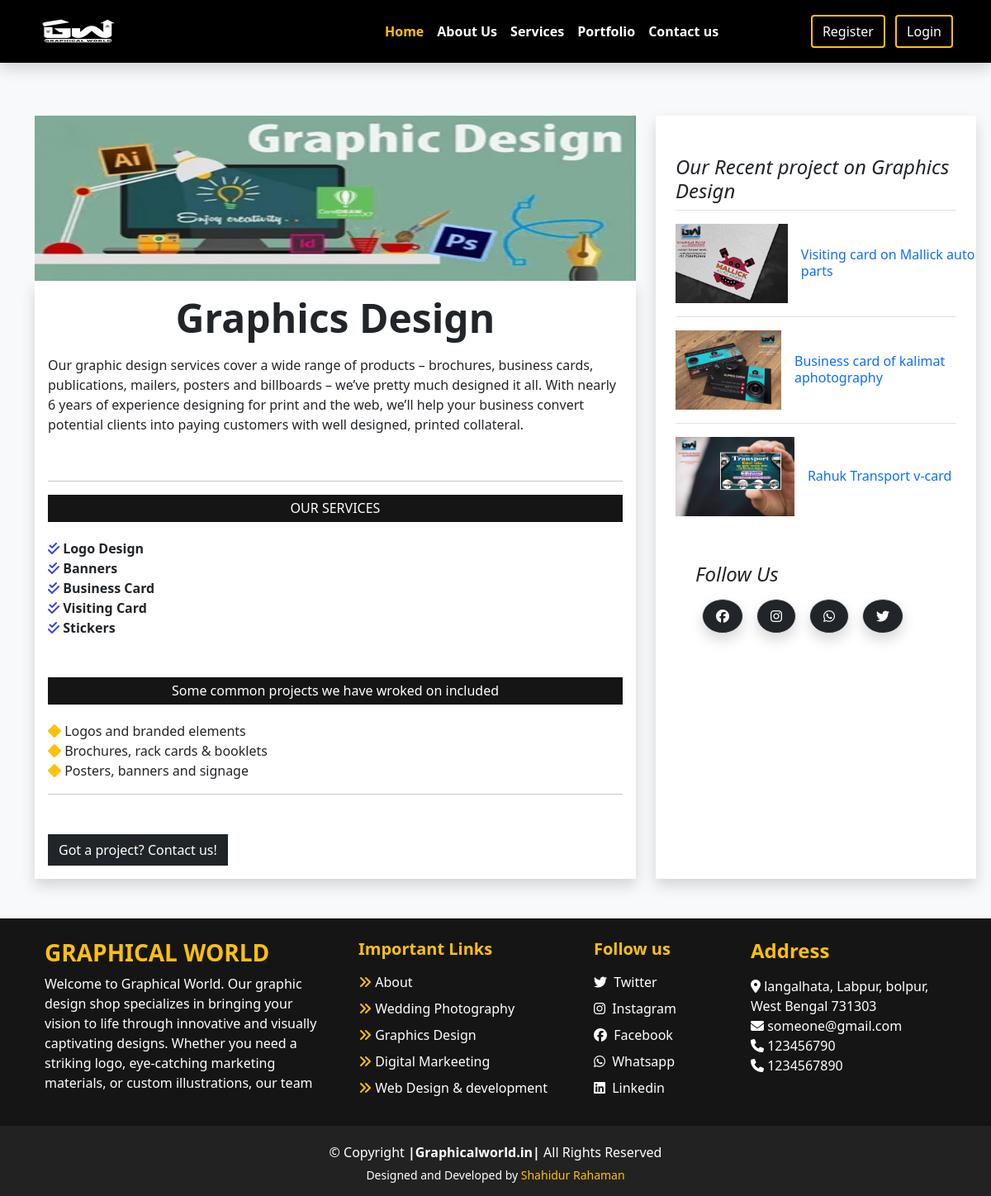
/graphics-design-details.php, run on the app's committed database.
### tables this page shows
CREATE TABLE `s_content` (
  `id` int(11) NOT NULL,
  `image` varchar(255) DEFAULT NULL,
  `about` text DEFAULT NULL,
  `type` varchar(255) DEFAULT NULL
);

CREATE TABLE `s_services` (
  `id` int(11) NOT NULL,
  `s_s_name` varchar(255) DEFAULT NULL,
  `type` varchar(255) DEFAULT NULL
);

CREATE TABLE `s_s_c_project` (
  `id` int(11) NOT NULL,
  `ssc_name` varchar(255) DEFAULT NULL,
  `type` varchar(255) DEFAULT NULL
);

CREATE TABLE `portfolio` (
  `id` int(11) NOT NULL,
  `image` varchar(255) NOT NULL,
  `name` varchar(255) DEFAULT NULL,
  `category` varchar(255) DEFAULT NULL
);

CREATE TABLE `footer` (
  `id` int(11) NOT NULL,
  `f_heading` varchar(255) DEFAULT NULL,
  `f_body` varchar(255) DEFAULT NULL
);

CREATE TABLE `contact_us` (
  `id` int(11) NOT NULL,
  `address` varchar(255) DEFAULT NULL,
  `heading` varchar(255) DEFAULT NULL,
  `ph1` varchar(255) DEFAULT NULL,
  `ph2` varchar(255) DEFAULT NULL,
  `email` varchar(255) DEFAULT NULL,
  `fb` varchar(255) DEFAULT NULL,
  `insta` varchar(255) DEFAULT NULL,
  `tw` varchar(255) DEFAULT NULL,
  `whatp` varchar(255) DEFAULT NULL,
  `g_map` varchar(255) DEFAULT NULL
);

### graphics-design-details.php (the view, shortened to what this page needs)
<!DOCTYPE html>
<html lang="en">
<head>
<?php
require_once("common_content/upper_links.php");
?>
</head>
<body class="bg-light">
<?php
require_once("common_content/navbar.php");
?>
 <div class="container mb-5">
    <div class="row g-5 mt-3">
                                      <?php
                                       require_once("dashboard/partials/DBconnect.php");
                                       $sql = "SELECT * FROM s_content WHERE id = 1";
                                       $stmt = $connectingDB->query($sql);
                                       while ($Data = $stmt->fetch()) {
                                           $image = $Data["image"];
                                           $about = $Data["about"];
                                           $type = $Data["type"];
                                       }
                                       ?>
      <div class="col-md-8">
        <img src="dashboard/images/<?php echo $image; ?>" height="200px" width="100%" class="" alt="<?php echo $image; ?>" />
        <article class="blog-post shadow p-3 bg-white">
          <h2 class="display-5 link-body-emphasis mb-3 fw-bold text-center">
            <?php echo $type; ?>
          </h2>
          <p>
           <?php echo $about; ?>
          </p>
          <br><hr>
          <div class="blog_details">
            <h5>OUR SERVICES</h5>
          </div>
          <div class="our_services">
            <div class="row">
              <div class="col-lg-4">
                                    <?php
                                       $sql2 = "SELECT * FROM s_services WHERE type = 'Graphics Design'";
                                       $stmt2 = $connectingDB->query($sql2);
                                       while ($Data2 = $stmt2->fetch()) {
                                           $s_s_name = $Data2["s_s_name"];
                                       ?>
                <i class="fa-solid fa-check-double" style="color: #3440f4"></i>
                <span class="fw-bold"><?php echo $s_s_name; ?></span><br />
                <?php } ?>
              </div>
            </div>
          </div>
          <br><br>
          <div class="blog_details">
            <h5>Some common projects we have wroked on included</h5>
          </div>
          <ul class="list-unstyled">
                                  <?php
                                       $sql3 = "SELECT * FROM s_s_c_project WHERE type = 'Graphics Design'";
                                       $stmt3 = $connectingDB->query($sql3);
                                       while ($Data3 = $stmt3->fetch()) {
                                           $ssc_name = $Data3["ssc_name"];
                                       ?>
            <li>
              <i class="fa-solid fa-diamond text-warning"></i> <?php echo $ssc_name; ?>
            </li>
            <?php } ?>
          </ul>
          <hr>
          <nav class="blog-pagination mt-5" aria-label="Pagination">
            <a href="contact_us"><button type="button" class="btn btn-dark rounded-0">
                Got a project? Contact us!
              </button></a>
          </nav>
        </article>
      </div>
      <div class="col-md-4 shadow bg-white">
        <div class="position-sticky mt-5" style="top: 2rem">
          <div>
            <h4 class="fst-italic">
              Our Recent project on Graphics Design
            </h4>
            <ul class="list-unstyled">
                                    <?php
                                       $sql4 = "SELECT * FROM portfolio WHERE category = 'Graphics Design'";
                                       $stmt4 = $connectingDB->query($sql4);
                                       while ($Data4 = $stmt4->fetch()) {
                                           $portfolio_image = $Data4["image"];
                                           $portfolio_name = $Data4["name"];
                                       ?>
              <li>
                <a class="d-flex flex-column flex-lg-row gap-3 align-items-start align-items-lg-center py-3 link-body-emphasis text-decoration-none border-top"
                  href="portfolio">
                  <img class="bd-placeholder-img" width="100%" height="96" src="dashboard/images/<?php echo $portfolio_image; ?>" alt="dashboard/images/<?php echo $portfolio_image; ?>">
                  <div class="col-lg-8">
                    <h6 class="mb-0"><?php echo $portfolio_name; ?></h6>
                  </div>
                </a>
              </li>
              <?php } ?>
            </ul>
          </div>
          <div class="p-4">
            <h4 class="fst-italic">Follow Us</h4>
            <?php
                                       $sql5 = "SELECT * FROM  contact_us";
                                       $stmt5 = $connectingDB->query($sql5);
                                       while ($Data5 = $stmt5->fetch()) {
                                           $facebook = $Data5["fb"];
                                           $instagram = $Data5["insta"];
                                           $twitter = $Data5["tw"];
                                           $whatsapp = $Data5["whatp"];
                                       }
                                       ?>
            <ol class="list-unstyled" style="display: flex">
              <li class="m-2 border bg-dark border-black shadow px-3 py-2 rounded-circle">
                <a class="text-decoration-none text-white" href="<?php echo $facebook; ?>" target="_blank"><i class="fab fa-facebook"></i></a>
              </li>
              <li class="m-2 border bg-dark border-black shadow px-3 py-2 rounded-circle">
                <a class="text-decoration-none text-white" href="<?php echo $instagram; ?>" target="_blank"><i class="fab fa-instagram"></i></a>
              </li>
              <li class="m-2 border bg-dark border-black shadow px-3 py-2 rounded-circle">
                <a class="text-decoration-none text-white" href="<?php echo $whatsapp; ?>" target="_blank"><i class="fab fa-whatsapp"></i></a>
              </li>
              <li class="m-2 border bg-dark border-black shadow px-3 py-2 rounded-circle">
                <a class="text-decoration-none text-white" href="<?php echo $twitter; ?>" target="_blank"><i class="fab fa-twitter"></i></a>
              </li>
            </ol>
          </div>
        </div>
      </div>
    </div>
  </div>
<?php
require_once("common_content/footer.php");
?>
</body>
</html>

### common_content/footer.php
  <div class="container-fluid footer text-white" style="border-top: 1px black solid;">
    <div class="container">
      <div class="row">
        <div class="col-lg-4 p-4">
        <?php
         require_once("dashboard/partials/DBconnect.php");
         $sql1 = "SELECT * FROM footer";
         $stmt1 = $connectingDB->query($sql1);
         while ($Data1 = $stmt1->fetch()) {
             $f_heading = $Data1["f_heading"];
             $f_body = $Data1["f_body"];
         }
         ?>
          <h3 class="h-font fw-bold fs-3 text-warning text-uppercase"><?php echo $f_heading; ?></h3>
          <p>
           <?php echo $f_body; ?>
          </p>
        </div>
        <div class="col-lg-3 p-4">
          <h5 class="mb-3 fw-bold text-warning">Important Links</h5>
          <a href="about_us" class="d-inline-block mb-2 text-white text-decoration-none">
            <i class="fa-solid fa-angles-right text-warning"></i><span class="fot"> About</span></a><br>
          <a href="wedding-photography-details" class="d-inline-block mb-2 text-white text-decoration-none">
            <i class="fa-solid fa-angles-right text-warning"></i><span class="fot"> Wedding Photography</span></a><br>
          <a href="graphics-design-details" class="d-inline-block mb-2 text-white text-decoration-none">
            <i class="fa-solid fa-angles-right text-warning"></i><span class="fot"> Graphics Design</span></a><br>
          <a href="digital-markeeting-details" class="d-inline-block mb-2 text-white text-decoration-none">
            <i class="fa-solid fa-angles-right text-warning"></i><span class="fot"> Digital Markeeting</span></a><br>
          <a href="webdev-details" class="d-inline-block mb-2 text-white text-decoration-none">
            <i class="fa-solid fa-angles-right text-warning"></i><span class="fot"> Web Design & development</span></a><br>
        </div>
        <div class="col-lg-2 p-4">
          <h5 class="mb-3 fw-bold text-warning">Follow us</h5>
          <a href="#" class="d-inline-block text-white text-decoration-none mb-2"><i class="fab fa-twitter me-1"></i>
            Twitter</a><br>
          <a href="#" class="d-inline-block text-white text-decoration-none mb-2"><i class="fab fa-instagram me-1"></i>
            Instagram</a><br>
          <a href="#" class="d-inline-block text-white text-decoration-none mb-2"><i class="fab fa-facebook me-1"></i>
            Facebook</a><br>
          <a href="#" class="d-inline-block text-white text-decoration-none mb-2"><i class="fab fa-whatsapp me-1"></i>
            Whatsapp</a><br>
          <a href="#" class="d-inline-block text-white text-decoration-none mb-2"><i class="fab fa-linkedin me-1"></i>
            Linkedin</a><br>
        </div>
        <div class="col-lg-3 p-4">
          <?php
          $sql2 = "SELECT * FROM contact_us";
          $stmt2 = $connectingDB->query($sql2);
          while ($Data2 = $stmt2->fetch()) {
              $address = $Data2["address"];
              $email = $Data2["email"];
              $ph1 = $Data2["ph1"];
              $ph2 = $Data2["ph2"];
          }
          ?>
          <h4 class="mb-3 fw-bold text-warning">Address</h4>
          <i class="fa-solid fa-location-dot"></i> <?php echo $address; ?>
          <br>
          <i class="fa-solid fa-envelope"></i> <?php echo $email; ?> <br>
          <i class="fa-solid fa-phone"></i> <?php echo $ph1; ?> <br>
          <i class="fa-solid fa-phone"></i> <?php echo $ph2; ?> <br>
        </div>
      </div>
    </div>
  </div>
  <div class="second-footer m-0" style="background-color: #222222;">
    <div class="container">
        <div class="copyright">
          © Copyright <strong><span>|Graphicalworld.in|</span></strong> All Rights Reserved
        </div>
        <div class="credits">
          Designed and Developed by <a href="" class="text-decoration-none text-warning">Shahidur Rahaman</a>
        </div>
      </div>
</div>

### css/style.css (style rules this page uses)
.blog_details h5 { background-color: #151515; color: #fff; padding: 7px 0; font-size: 16px; margin-bottom: 20px; text-align: center; }
.footer { background-color: #151515; }
.second-footer .copyright { text-align: center; padding-top: 20px; color: white; }
.second-footer .credits { padding-top: 5px; text-align: center; font-size: 14px; color: #fff; padding-bottom: 15px; }

### data on the page
s_content: image (picture), type "Graphics Design", about "Our graphic design services cover a wide range of products – brochures, business cards, publications, mailers, posters and billboards – we’ve pretty much designed it all. With nearly 6 years of experience designing for print and the web, we’ll help your business convert potential clients into paying customers with well designed, printed collateral."
s_services: s_s_name "Logo Design"
s_services: s_s_name "Banners"
s_services: s_s_name "Business Card"
s_services: s_s_name "Visiting Card"
s_services: s_s_name "Stickers"
s_s_c_project: ssc_name "Logos and branded elements"
s_s_c_project: ssc_name "Brochures, rack cards & booklets"
s_s_c_project: ssc_name "Posters, banners and signage"
portfolio: image (picture), name "Visiting card on Mallick auto parts"
portfolio: image (picture), name "Business card of kalimat aphotography"
portfolio: image (picture), name "Rahuk Transport v-card"
footer: f_heading "GRAPHICAL WORLD", f_body "Welcome to Graphical World. Our graphic design shop specializes in bringing your vision to life through innovative and visually captivating designs. Whether you need a striking logo, eye-catching marketing materials, or custom illustrations, our team"
contact_us: address "langalhata, Labpur, bolpur, West Bengal 731303", email "someone@gmail.com", ph1 "123456790", ph2 "1234567890"
